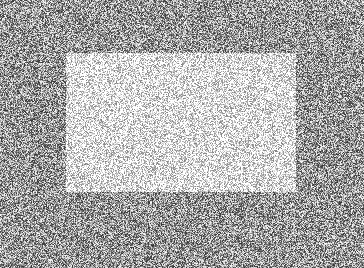
#> input picture CLASE7/image_with_noise.png, 364 x 268 px
$ python otsu.py
#> lines starting #> are read from the running program, lines starting #| are printed output that depends on the picture; after the words box and inside, x2 and y2 are one past the last pixel; in counts of white or black regions, pixels touching at a corner belong together
import numpy as np
import cv2
import matplotlib.pyplot as plt

image_as_BGR = cv2.imread("image_with_noise.png")
#> image_as_BGR is the input picture: shape (268, 364, 3); min 49, max 255, mean 171.5
image_as_GRAY = cv2.cvtColor(image_as_BGR, cv2.COLOR_BGR2GRAY)
#help(cv2.calcHist)
image_as_GRAY = cv2.GaussianBlur(image_as_GRAY,(7,9),27)
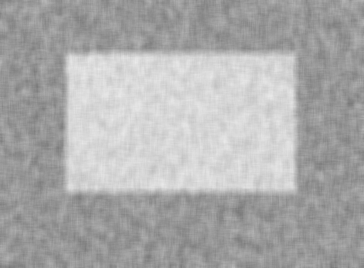
#> image_as_GRAY: shape (268, 364); min 121, max 234, mean 171.5
valor_maximo = 255
valor_umbral = 100
tipo = cv2.THRESH_BINARY + cv2.THRESH_OTSU
#print(cv2.THRESH_BINARY_INV,cv2.THRESH_OTSU)
ret_value, image_with_THRESH_BINARY_and_OUTSU = cv2.threshold(image_as_GRAY,valor_umbral,valor_maximo,tipo)
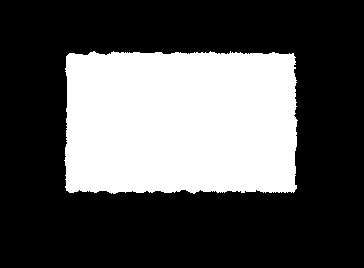
#> image_with_THRESH_BINARY_and_OUTSU: shape (268, 364); 32.7% white; 1 white region, box (x1, y1, x2, y2) and area: (64, 51, 298, 194) 31914
#> ret_value = 182
histogram_for_gray = cv2.calcHist([image_as_GRAY],[0],None,[256],[0,256])
#> histogram_for_gray = 256 values, max 3341 at index 151, min 0 at index 0, mean 381.1

cv2.imshow("Ventana",image_as_GRAY)
cv2.imshow("Imagen con la umbralización",image_with_THRESH_BINARY_and_OUTSU)

plt.plot(histogram_for_gray, color="gray")
plt.show()
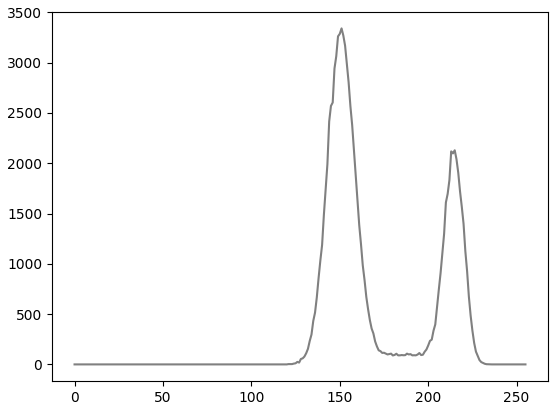
#> figure drawn by matplotlib, 1 panel; curve peaks at x = 151, y = 3341
cv2.waitKey()

#cv2.calcHist(images, channels, mask, histSize, ranges[, hist[, accumulate]]) -> hist
